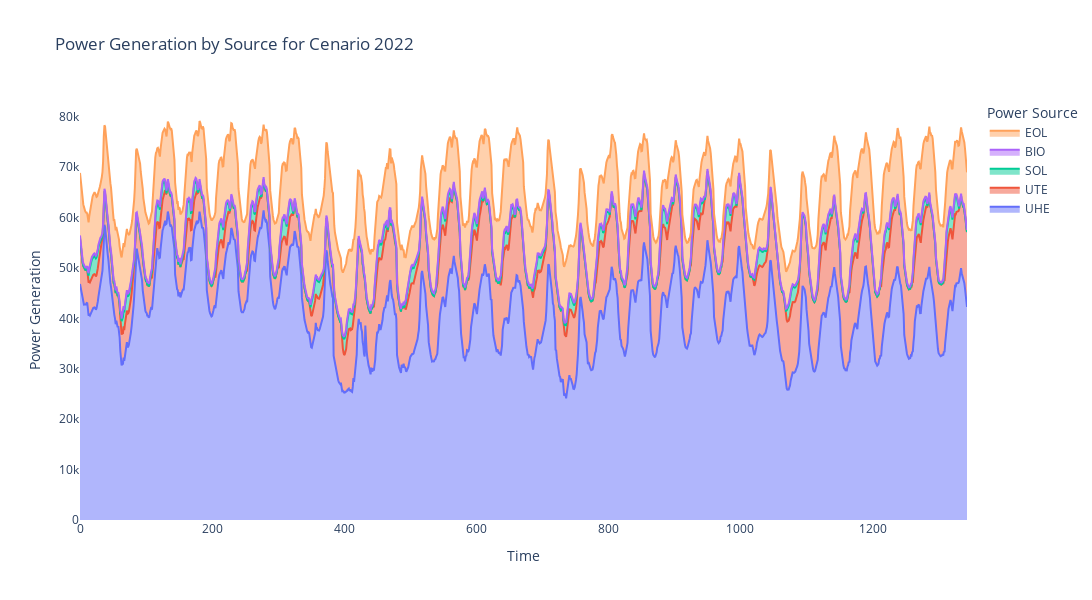

Notebook cell for this chart:
### Markdown cell above
# Composição da Geração

### Code cell
scenarios = DFF_POT.index.get_level_values('Cenario').unique()
for scenario in scenarios:
    objt = DFF_POT.loc[:,:,scenario][['PG_SOL','PG_BIO','PG_EOL','PG_UHE', 'PG_UTE',]].sum()*0.5 #/1000000TWh
    labels = objt.index
    values = objt.values
    data = DFF_POT.loc[:,:,scenario][['PG_UHE', 'PG_UTE', 'PG_SOL','PG_BIO','PG_EOL',]]
    # pieplot(labels,values, (0, 0, 0.0, 0, 0), scenario)
    stacklineplot (data, scenario)

### Figure 1 — Plotly figure (JSON) as saved in the notebook; plotly's stock layout.template omitted (floating-point values rounded to 4 significant figures; data arrays with more than 128 entries replaced by an {"elided": "..."} marker saying what was removed)
{"data": [{"fill": "tonexty", "hoverinfo": "x+y", "mode": "lines", "name": "UHE", "opacity": 0.8, "type": "scatter", "x": {"elided": "1344 int values"}, "y": {"elided": "1344 float values"}}, {"fill": "tonexty", "hoverinfo": "x+y", "mode": "lines", "name": "UTE", "opacity": 0.8, "type": "scatter", "x": {"elided": "1344 int values"}, "y": {"elided": "1344 float values"}}, {"fill": "tonexty", "hoverinfo": "x+y", "mode": "lines", "name": "SOL", "opacity": 0.8, "type": "scatter", "x": {"elided": "1344 int values"}, "y": {"elided": "1344 float values"}}, {"fill": "tonexty", "hoverinfo": "x+y", "mode": "lines", "name": "BIO", "opacity": 0.8, "type": "scatter", "x": {"elided": "1344 int values"}, "y": {"elided": "1344 float values"}}, {"fill": "tonexty", "hoverinfo": "x+y", "mode": "lines", "name": "EOL", "opacity": 0.8, "type": "scatter", "x": {"elided": "1344 int values"}, "y": {"elided": "1344 float values"}}], "layout": {"height": 600, "legend": {"title": {"text": "Power Source"}}, "plot_bgcolor": "white", "title": {"text": "Power Generation by Source for Cenario 2022"}, "width": 1200, "xaxis": {"title": {"text": "Time"}}, "yaxis": {"title": {"text": "Power Generation"}}}}
